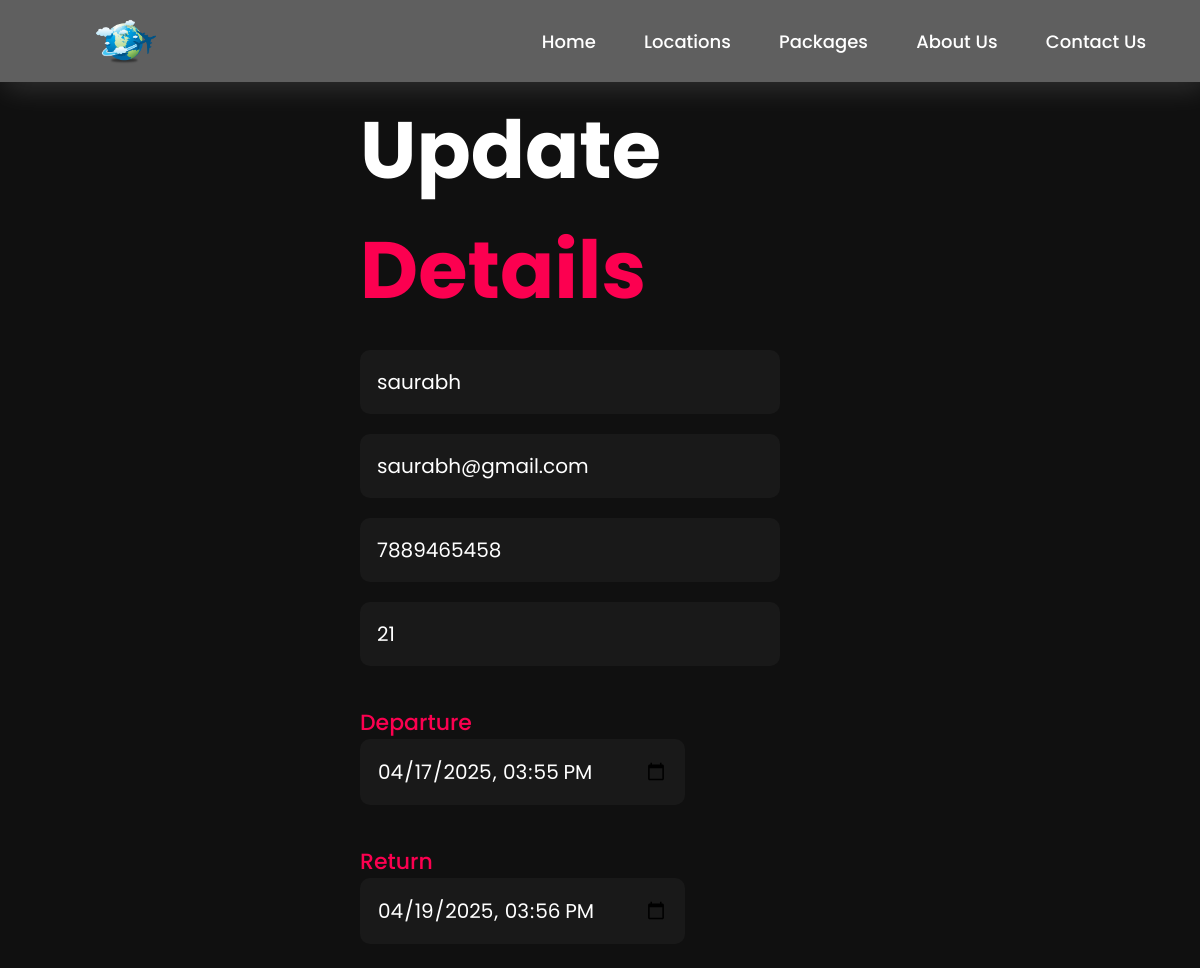
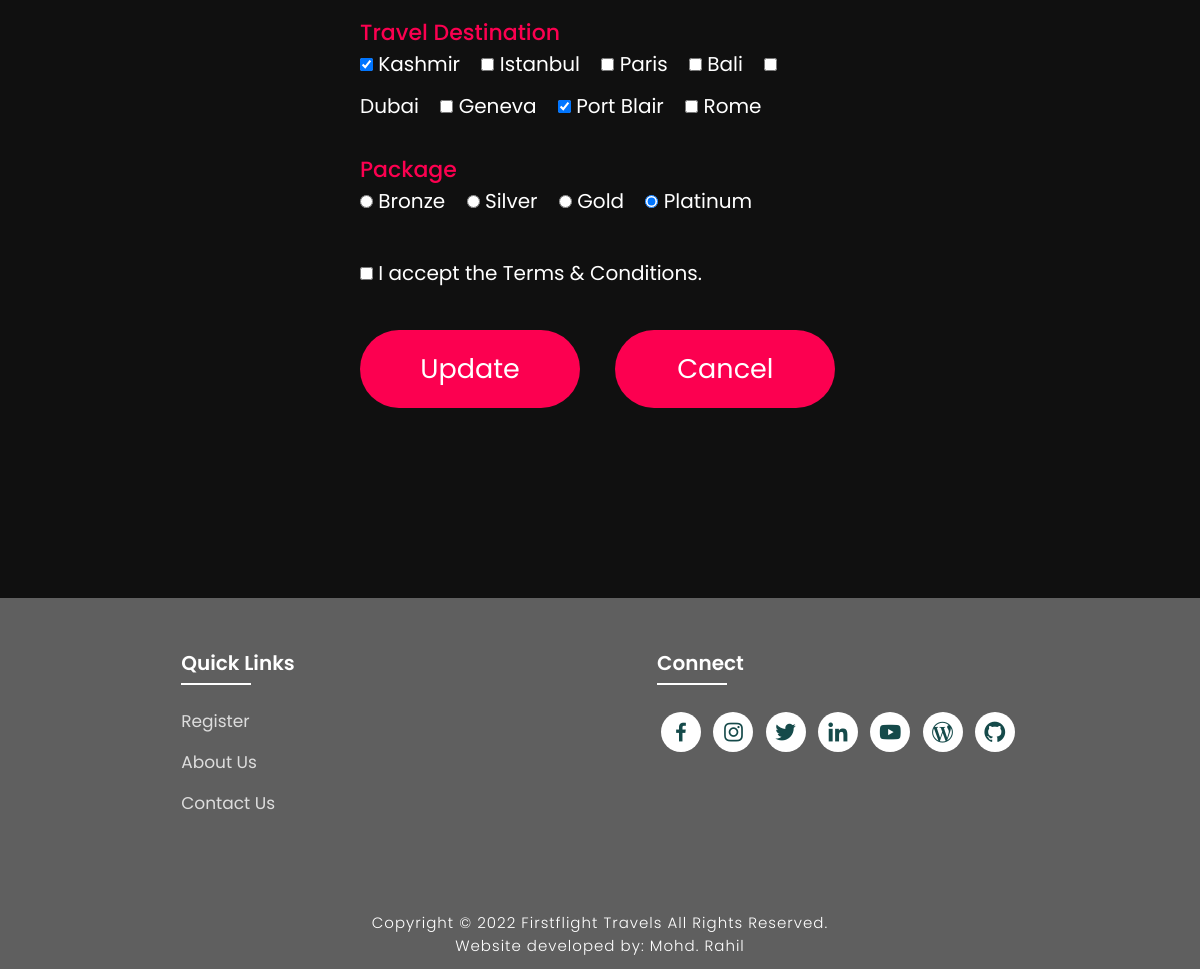
Page /update.php?id=4 on the committed database (2 pictures, top to bottom).
### tables this page shows
CREATE TABLE `users` (
  `id` int(5) NOT NULL,
  `name` varchar(12) NOT NULL,
  `email` varchar(30) NOT NULL,
  `phone` varchar(11) NOT NULL,
  `age` int(4) NOT NULL,
  `gender` varchar(8) NOT NULL,
  `departure` datetime NOT NULL,
  `return_date` datetime NOT NULL,
  `destination` varchar(260) NOT NULL,
  `package` varchar(10) NOT NULL,
  `created_at` datetime NOT NULL
);

### update.php (the view, shortened to what this page needs)
<?php
$conn = new mysqli("localhost", "root", "", "project4_db");
$id = intval($_GET['id'] ?? 0);
$result = $conn->query("SELECT * FROM users WHERE id=$id");
if ($result->num_rows == 1) {
    $row = $result->fetch_assoc();
} else {
    echo "User not found!";
    exit;
}
?>
<!DOCTYPE html>
<html lang="en">
<head>
    <link rel="stylesheet" type="text/css" href="css/style.css">
    <link rel="stylesheet" href="https://unpkg.com/boxicons@latest/css/boxicons.min.css">
</head>
<body class="register-body">
<nav>
    <img src="./files/logo.png" class="logo" alt="Logo" title="FirstFlight Travels">
    <ul class="navbar">
        <li>
            <a href="./index.html">Home</a>
            <a href="./index.html#locations">Locations</a>
            <a href="./index.html#package">Packages</a>
            <a href="./about.html">About Us</a>
            <a href="./contact.html">Contact Us</a>
        </li>
    </ul>
</nav>
<section class="registration">
    <div class="register-form">
        <h1>Update <span>Details</span></h1>
        <form method="POST">
            <input type="text" name="myname1" value="<?php echo htmlspecialchars($row['name']); ?>" required>
            <input type="email" name="myemail" value="<?php echo htmlspecialchars($row['email']); ?>" required>
            <input type="tel" name="myphone" value="<?php echo htmlspecialchars($row['phone']); ?>" required>
            <input type="number" name="myage" value="<?php echo htmlspecialchars($row['age']); ?>" required>
            <h4>Departure</h4>
            <input type="datetime-local" name="departuredate" value="<?php echo date('Y-m-d\TH:i', strtotime($row['departure'])); ?>" required>
            <h4>Return</h4>
            <input type="datetime-local" name="returndate" value="<?php echo date('Y-m-d\TH:i', strtotime($row['return_date'])); ?>" required>
            <h4>Travel Destination</h4>
            <?php
            $selected_destinations = explode(",", $row['destination']);
            $destinations = ["Kashmir", "Istanbul", "Paris", "Bali", "Dubai", "Geneva", "Port Blair", "Rome"];
            foreach ($destinations as $dest) {
                $checked = in_array($dest, $selected_destinations) ? "checked" : "";
                echo "<input type='checkbox' name='td[]' value='$dest' $checked> $dest &nbsp;&nbsp;&nbsp;";
            }
            ?>
            <h4>Package</h4>
            <?php
            $packages = ["Bronze", "Silver", "Gold", "Platinum"];
            foreach ($packages as $pkg) {
                $checked = ($row['package'] == $pkg) ? "checked" : "";
                echo "<input type='radio' name='locations' value='$pkg' $checked> $pkg &nbsp;&nbsp;&nbsp;";
            }
            ?>
            <br><br>
            <input type="checkbox" name="tandc" required> I accept the Terms & Conditions.
            <br><br>
            <input type="submit" value="Update" class="submitbtn">
            <input type="button" value="Cancel" class="cancelbtn" id="cancelBtn">
        </form>
    </div>
</section>
<section class="footer">
    <div class="foot">
        <div class="footer-content">
            <div class="footlinks">
                <h4>Quick Links</h4>
                <ul>
                    <li><a href="./register.html">Register</a></li>
                    <li><a href="./about.html">About Us</a></li>
                    <li><a href="./contact.html">Contact Us</a></li>
                </ul>
            </div>
            <div class="footlinks">
                <h4>Connect</h4>
                <div class="social">
                    <a href="#" target="_blank"><i class='bx bxl-facebook'></i></a>
                    <a href="#" target="_blank"><i class='bx bxl-instagram'></i></a>
                    <a href="#" target="_blank"><i class='bx bxl-twitter'></i></a>
                    <a href="#" target="_blank"><i class='bx bxl-linkedin'></i></a>
                    <a href="#" target="_blank"><i class='bx bxl-youtube'></i></a>
                    <a href="#" target="_blank"><i class='bx bxl-wordpress'></i></a>
                    <a href="#" target="_blank"><i class='bx bxl-github'></i></a>
                </div>
            </div>
        </div>
    </div>
    <div class="end">
        <p>Copyright © 2022 Firstflight Travels All Rights Reserved.<br>Website developed by: Mohd. Rahil</p>
    </div>
</section>
</body>
</html>

### css/style.css (style rules this page uses)
* { padding:0; margin:0; box-sizing:border; font-family:'Poppins',sans-serif; text-decoration: none; list-style: none; scroll-behavior: smooth; }
nav { width: 100%; position: fixed; background-color: rgb(95, 95, 95); box-shadow: 5px 5px 30px rgba(255, 255, 255, 0.15); display: flex; align-items: center; justify-content: space-between; }
nav .logo { width: 60px; margin: 2vh; margin-left: 8%; }
nav ul li { list-style: none; display: inline-block; margin-left: 40px; }
.navbar { display: flex; margin-right: 4vh; }
.navbar a { color: white; font-size: 18px; padding: 10px 22px; border-radius: 4px; font-weight: 500; text-decoration: none; transition: ease 0.40s; }
nav ul li a { text-decoration: none; color: rgb(255, 255, 255); font-size: 17px; }
.footer { margin-top: 80px; background-color: rgb(95, 95, 95); }
.foot { padding: 20px 0; }
.footer-content { display: flex; flex-wrap: wrap; justify-content: space-around; }
.footlinks h4 { margin-top: 30px; font-size: 20px; font-weight: 600; color: white; margin-bottom: 30px; position: relative; }
.footlinks h4::before { content: ""; position: absolute; height: 2px; width: 70px; left: 0; bottom: -7px; background: white; }
.footlinks ul li { margin-bottom: 15px; }
.footlinks ul li a { font-size: 17px; color: #dddddd; display: block; transition: ease 0.30s; }
.social a { font-size: 25px; margin: 4px; height: 40px; width: 40px; color: rgb(21, 74, 74); background-color: white; display: inline-flex; justify-content: center; align-items: center; border-radius: 20px; transition: ease 0.30s; }
.end { text-align: center; padding-top: 60px; padding-bottom: 12px; }
.end p { font-size: 15px; color: white; letter-spacing: 1px; font-weight: 300; }
.register-body { background-color: #101010; background-repeat: no-repeat; background-size: cover; }
.registration { padding: 90px 30%; height: 100%; min-height: 100vh; }
.register-form h1 { font-size: 80px; color: white; margin-bottom: 20px; }
.register-form h1 span { color: #fc0050; }
.register-form { color: white; font-size: 20px; }
.register-form form input { color: white; padding: 17px; background-color: #191919; font-size: 20px; outline: none; border: none; border-radius: 10px; margin-bottom: 20px; }
.register-form h4 { font-size: 22px; font-weight: 500; margin-top: 20px; color: #fc0050; }
.register-form form .submitbtn { display: inline-block; background-color: #fc0050; font-size: 27px; font-weight: 600px; border: 2px solid transparent; border-radius: 60px; width: 220px; cursor: pointer; transition: ease 0.30s; }
.register-form form .cancelbtn { margin-left: 30px; display: inline-block; background-color: #fc0050; font-size: 27px; font-weight: 600px; border: 2px solid transparent; border-radius: 60px; width: 220px; cursor: pointer; transition: ease 0.30s; }

### rows in the picture
users: myname1 "saurabh", myemail "saurabh@gmail.com", myphone "7889465458", myage "21", departuredate "04/17/2025 15:55", returndate "04/19/2025 15:56"

### other values in the picture
$dest "Kashmir"
$dest "Istanbul"
$dest "Paris"
$dest "Bali"
$dest "Dubai"
$dest "Geneva"
$dest "Port Blair"
$dest "Rome"
$pkg "Bronze"
$pkg "Silver"
$pkg "Gold"
$pkg "Platinum"
